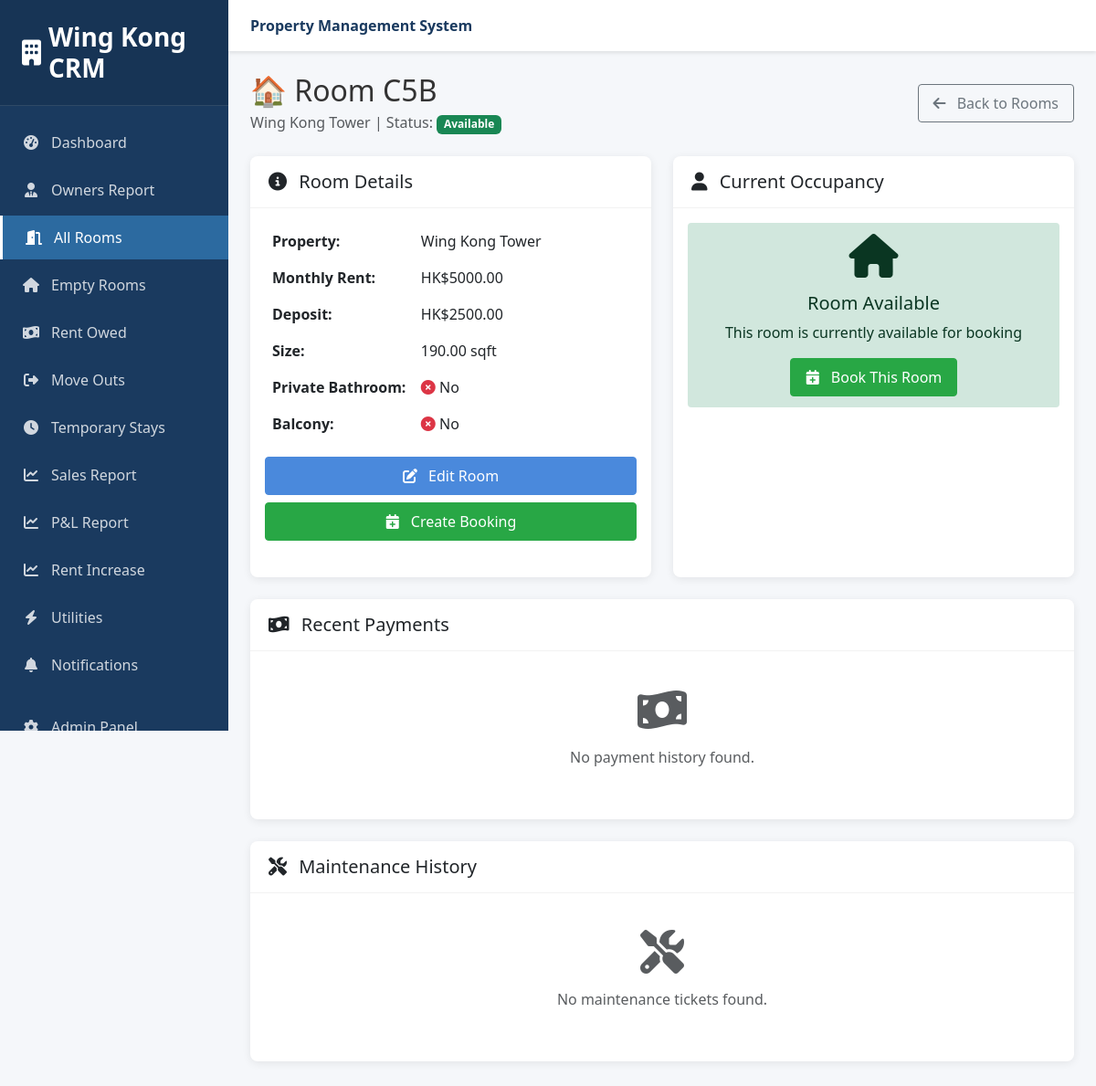
Page /crm/rooms/c5b/ (signed in) on the earlier database version.
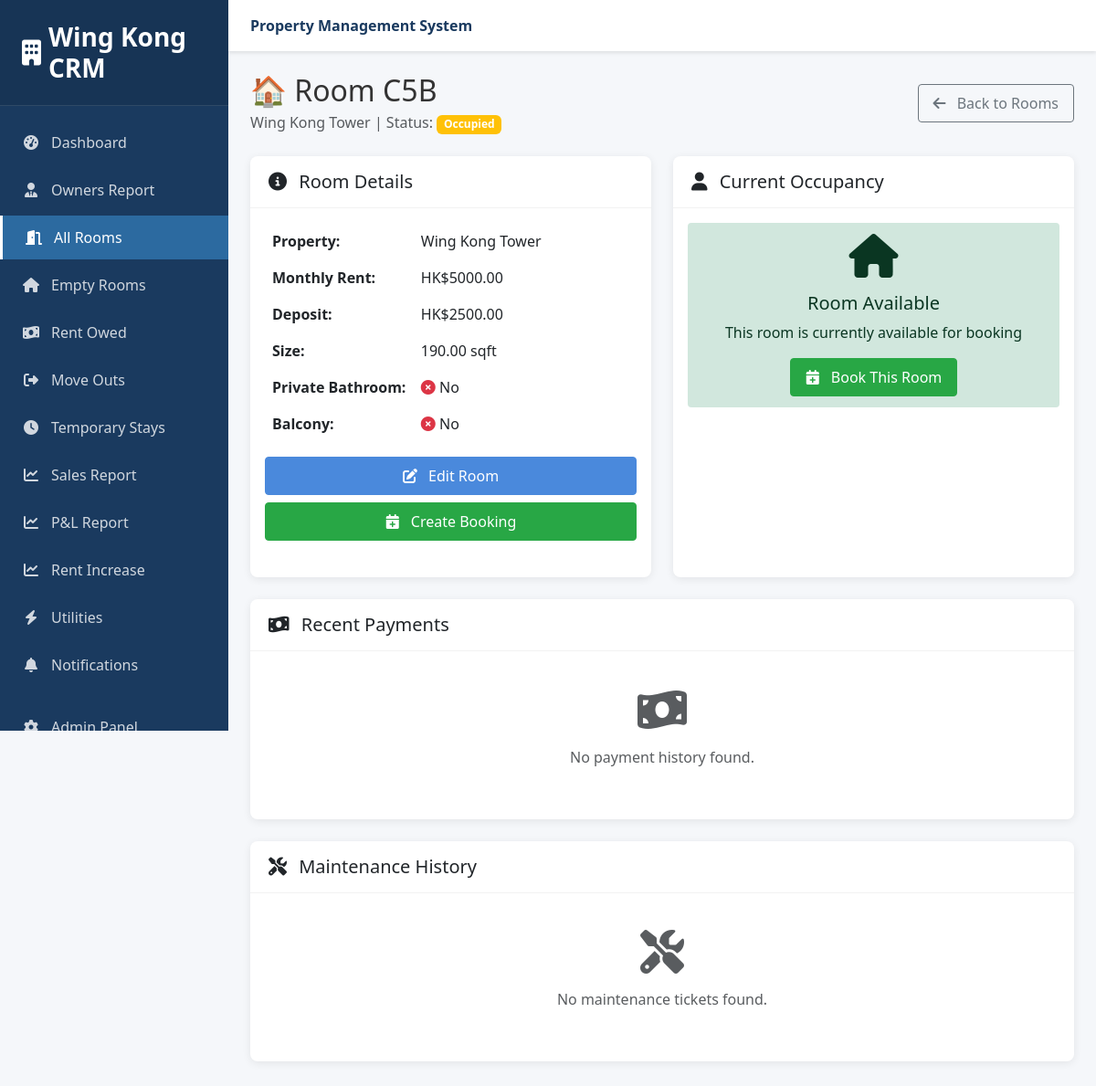
Same page on the later database version.
### properties/models.py (models this page shows, shortened)
class Room(models.Model):
    ROOM_STATUS = [
        ('available', 'Available'),  # Ready for booking
        ('reserved', 'Reserved'),  # Booking confirmed, deposit paid
        ('occupied', 'Occupied'),  # Tenant actively living there
        ('maintenance', 'Under Maintenance'),  # Being repaired/cleaned
        ('temporary', 'Temporary Stay'),  # Short-term temporary occupancy
        ('cleaning', 'Being Cleaned'),  # Between tenants, being cleaned
    ]
    property = models.ForeignKey(Property, on_delete=models.CASCADE, related_name='rooms')
    room_code = models.CharField(max_length=10, unique=True)  # c5a, c5b, etc.
    room_number = models.CharField(max_length=20)
    description = models.TextField(blank=True)
    monthly_rent = models.DecimalField(max_digits=10, decimal_places=2, validators=[MinValueValidator(Decimal('0.01'))])
    deposit_amount = models.DecimalField(max_digits=10, decimal_places=2, default=2500.00)
    status = models.CharField(max_length=20, choices=ROOM_STATUS, default='available')
    photos = models.JSONField(default=list, blank=True)
    videos = models.JSONField(default=list, blank=True)
    post_ad_price = models.DecimalField(
        max_digits=10, decimal_places=2,
        null=True, blank=True,
        help_text="Price advertised to public (for rent increase detection)"
    )
    size_sqft = models.DecimalField(max_digits=8, decimal_places=2, null=True, blank=True)
    has_private_bathroom = models.BooleanField(default=False)
    has_balcony = models.BooleanField(default=False)
    created_at = models.DateTimeField(auto_now_add=True)
    updated_at = models.DateTimeField(auto_now=True)
    class Meta:
        ordering = ['room_code']
    def get_current_booking(self):
        today = timezone.now().date()
        try:
            return self.booking_set.filter(
                status='active',
                move_in_date__lte=today,
                move_out_date__gte=today
            ).first()
        except:
            return None

class Property(models.Model):
    PROPERTY_TYPES = [
        ('apartment', 'Apartment'),
        ('building', 'Building'),
    ]
    name = models.CharField(max_length=200)
    address = models.TextField()
    property_type = models.CharField(max_length=20, choices=PROPERTY_TYPES)
    total_rooms = models.IntegerField()
    created_at = models.DateTimeField(auto_now_add=True)
    updated_at = models.DateTimeField(auto_now=True)

### properties/views.py (the view)
# urls.py: path('crm/rooms/<str:room_code>/', views.crm_room_detail, name='crm_room_detail'),
@staff_required
def crm_room_detail(request, room_code):
    room = get_object_or_404(Room, room_code=room_code)
    current_booking = room.get_current_booking()
    from payments.models import Payment
    payment_history = Payment.objects.filter(
        booking__room=room
    ).select_related('booking__tenant').order_by('-payment_date')[:10]
    from maintenance.models import MaintenanceTicket
    maintenance_tickets = MaintenanceTicket.objects.filter(
        room=room
    ).select_related('tenant').order_by('-reported_date')[:5]
    context = {
        'room': room,
        'current_booking': current_booking,
        'payment_history': payment_history,
        'maintenance_tickets': maintenance_tickets,
        'title': f'Room {room.room_code} - CRM'
    }
    return render(request, 'properties/crm_room_detail.html', context)

### properties/views.py (called while the page is built)
def staff_required(view_func):
    decorated_view_func = login_required(user_passes_test(
        lambda u: u.is_staff,
        login_url='/admin/login/'
    )(view_func))
    return decorated_view_func

### templates/properties/crm_room_detail.html (shortened to what the changed rows need)
{% extends 'reports/base.html' %}
{% block content %}
<div class="d-flex justify-content-between align-items-center mb-4">
    <div>
        <h2 class="mb-1">🏠 Room {{ room.room_code|upper }}</h2>
        <p class="text-muted mb-0">{{ room.property.name }} | Status:
            {% if room.status == 'available' %}
                <span class="badge bg-success">{{ room.get_status_display }}</span>
            {% else %}
                <span class="badge bg-warning">{{ room.get_status_display }}</span>
            {% endif %}
        </p>
    </div>
</div>
<div class="row">
    <div class="col-lg-6 mb-4">
        <div class="card h-100">
            <div class="card-body">
                <table class="table table-borderless">
                    <tr>
                        <td style="width: 40%"><strong>Property:</strong></td>
                        <td>{{ room.property.name }}</td>
                    </tr>
                    <tr>
                        <td><strong>Monthly Rent:</strong></td>
                        <td>HK${{ room.monthly_rent }}</td>
                    </tr>
                    <tr>
                        <td><strong>Deposit:</strong></td>
                        <td>HK${{ room.deposit_amount }}</td>
                    </tr>
                    <tr>
                        <td><strong>Size:</strong></td>
                        <td>{{ room.size_sqft|default:"N/A" }} sqft</td>
                    </tr>
                </table>
            </div>
        </div>
    </div>
</div>
{% endblock %}

Differences in the rows shown:
changed Room "Wing Kong Tower": status "Available" → "Occupied"
